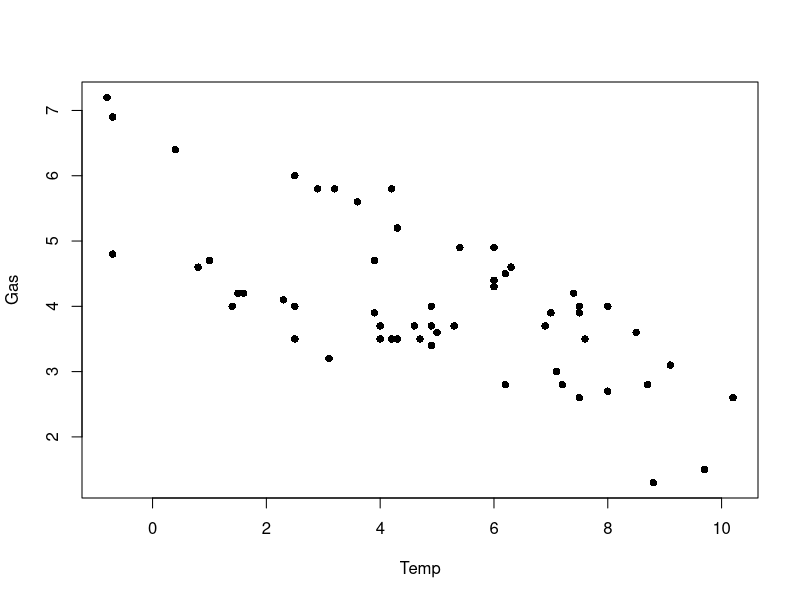
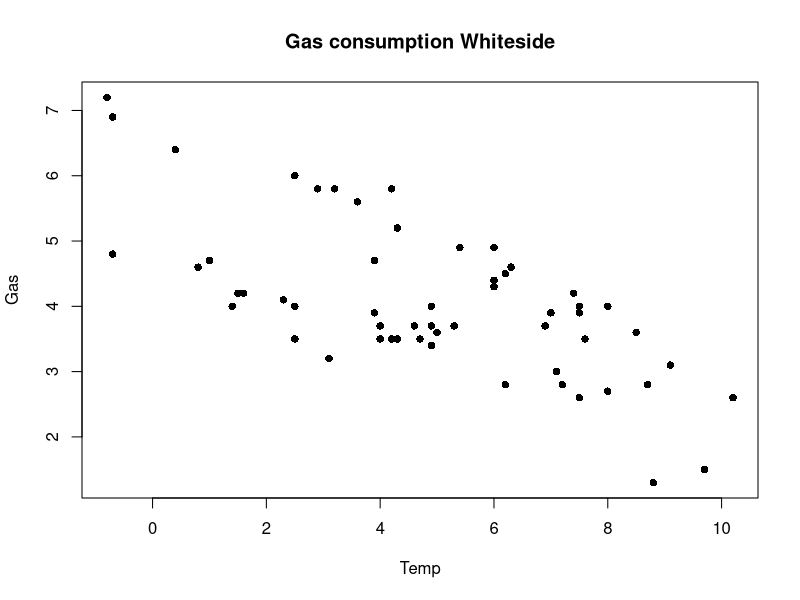
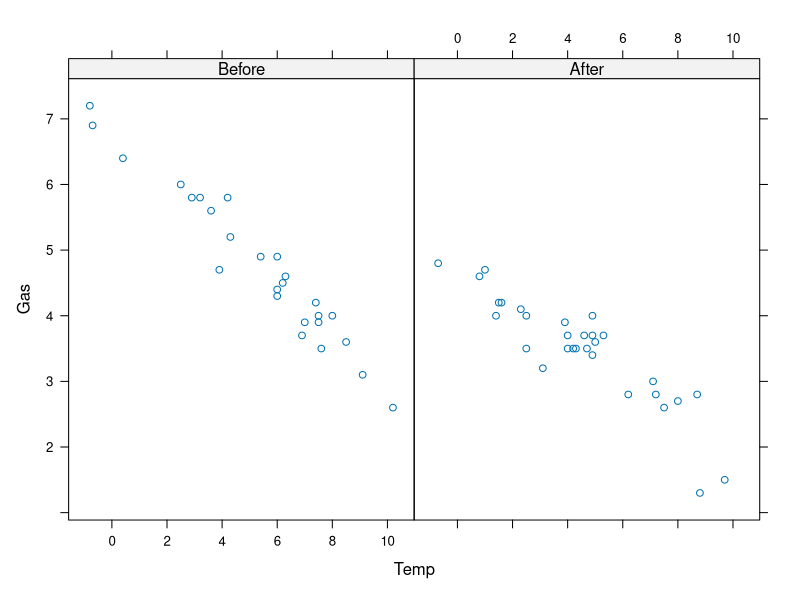
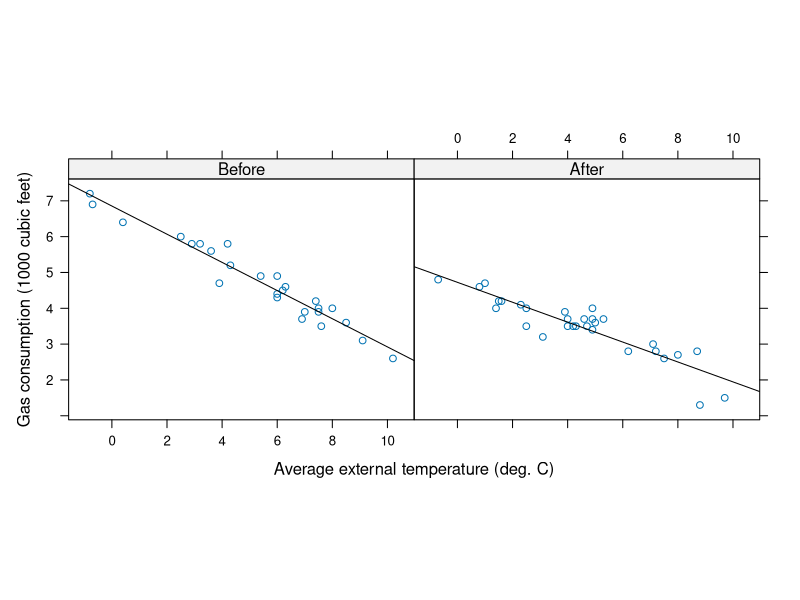

Reproduce these figures in R, in order.
library(MASS)
whiteside
? whiteside
names(whiteside)
summary(whiteside)
whiteside$Temp
whiteside$Gas
plot(Gas ~ Temp, data=whiteside, pch=16)
plot(Gas ~ Temp, data=whiteside, pch=16, main="Gas consumption Whiteside")

#install.packages("lattice")
library(lattice)
? xyplot
xyplot(Gas ~ Temp | Insul, whiteside)
xyplot(Gas ~ Temp | Insul, whiteside, panel = 
function(x, y, ...) {
  panel.xyplot(x, y, ...)
  panel.lmline(x, y, ...)}, 
  xlab = "Average external temperature (deg. C)",
  ylab = "Gas consumption (1000 cubic feet)", aspect = "xy",
  strip = function(...) strip.default(..., style = 1))

rm(list=ls())
 
elasticband <- data.frame(stretch = c(46,54,48,50,44,42,52),
                          distance = c(148,182,173,166,109,141,166)) 
elasticband
                          